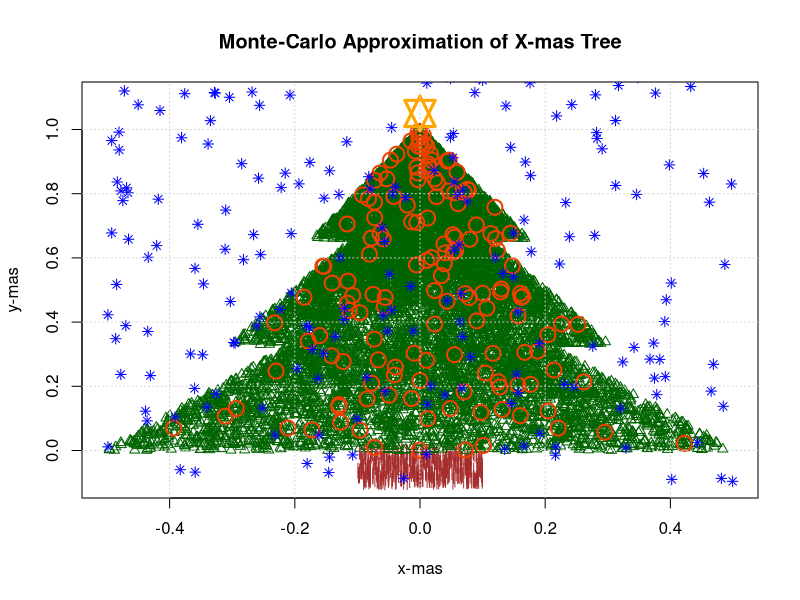

Reproduce this figure in R.
#   _________________________
# < Author: Krzysztof Pytka  >
#   -------------------------
## modified and commented by Duk Gyoo Kim

## Tree (green part)
y<-runif(1e4)   # 10,000 randomly generated values from a uniform distribution [0,1]
y_gen<-ifelse(y<.66, 1.2*y, y)  # if less than 0.66, multiply by 1.2
y_gen<-ifelse(y<.33, 1.8*y, y_gen) # if less than 0.33, multiply by 1.8
x<- runif(1e4, -1/2, 1/2)*(1-y_gen) # 10,000 randomly generated values from a uniform distribution [-1/2, 1/2] multiplied by the generated y values. If multiply by y, it will make a scatterplot of a triangle.

## Ornament (Orange red circles)
N_bombs<-1.5e2  # 150 ornaments
y2<-sample(y, N_bombs) # 150 random samples from y
y_gen2<-ifelse(y2<.66, 1.2*y2, y2) # similar to the Tree part.
y_gen2<-ifelse(y2<.33, 1.8*y2, y_gen2) # similar to the Tree part.
z<- runif(N_bombs, -1/2, 1/2)*(1-y_gen2)

## Drawing
plot(runif(5e2, -0.1, 0.1), runif(5e2,-0.1,0), col='brown', pch="|",  ylim=c(-.1, 1.1), xlim=c(-.5,.5), main='Monte-Carlo Approximation of X-mas Tree', xlab='x-mas', ylab='y-mas') #Tree base (brown ones)
points(y~x, col='darkgreen',  pch=2)
points(y2~z, col='orangered2', cex=2, lwd=2)
points(0, 1.05, cex=3, col='orange', pch=11, lwd=3) # The star at the top
points(runif(2e2, -1/2, 1/2), runif(2e2,-0.1,1.2), col='blue', pch=8) # snow
grid()
